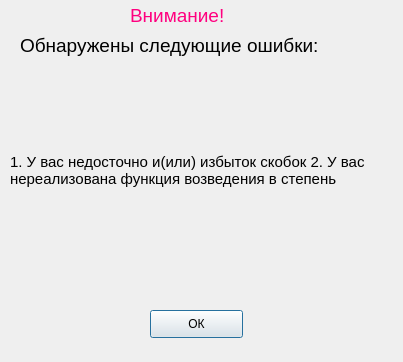
<?xml version="1.0" encoding="UTF-8"?>
<ui version="4.0">
 <class>Dialog</class>
 <widget class="QDialog" name="Dialog">
  <property name="geometry">
   <rect>
    <x>0</x>
    <y>0</y>
    <width>403</width>
    <height>362</height>
   </rect>
  </property>
  <property name="windowTitle">
   <string>Dialog</string>
  </property>
  <widget class="QLabel" name="label">
   <property name="geometry">
    <rect>
     <x>130</x>
     <y>0</y>
     <width>121</width>
     <height>31</height>
    </rect>
   </property>
   <property name="font">
    <font>
     <pointsize>14</pointsize>
    </font>
   </property>
   <property name="styleSheet">
    <string notr="true">color: rgb(255, 0, 127);</string>
   </property>
   <property name="text">
    <string>Внимание!</string>
   </property>
  </widget>
  <widget class="QLabel" name="label_2">
   <property name="geometry">
    <rect>
     <x>20</x>
     <y>30</y>
     <width>371</width>
     <height>31</height>
    </rect>
   </property>
   <property name="font">
    <font>
     <pointsize>14</pointsize>
    </font>
   </property>
   <property name="text">
    <string>Обнаружены следующие ошибки:</string>
   </property>
  </widget>
  <widget class="QLabel" name="label_3">
   <property name="geometry">
    <rect>
     <x>10</x>
     <y>50</y>
     <width>371</width>
     <height>241</height>
    </rect>
   </property>
   <property name="font">
    <font>
     <pointsize>11</pointsize>
     <weight>50</weight>
     <italic>false</italic>
     <bold>false</bold>
     <underline>false</underline>
     <strikeout>false</strikeout>
    </font>
   </property>
   <property name="mouseTracking">
    <bool>false</bool>
   </property>
   <property name="tabletTracking">
    <bool>false</bool>
   </property>
   <property name="acceptDrops">
    <bool>false</bool>
   </property>
   <property name="text">
    <string>1. У вас недосточно и(или) избыток скобок 2. У вас нереализована функция возведения в степень</string>
   </property>
   <property name="scaledContents">
    <bool>false</bool>
   </property>
   <property name="wordWrap">
    <bool>true</bool>
   </property>
  </widget>
  <widget class="QPushButton" name="pushButton">
   <property name="geometry">
    <rect>
     <x>150</x>
     <y>310</y>
     <width>93</width>
     <height>28</height>
    </rect>
   </property>
   <property name="text">
    <string>ОК</string>
   </property>
  </widget>
 </widget>
 <resources/>
 <connections/>
</ui>
